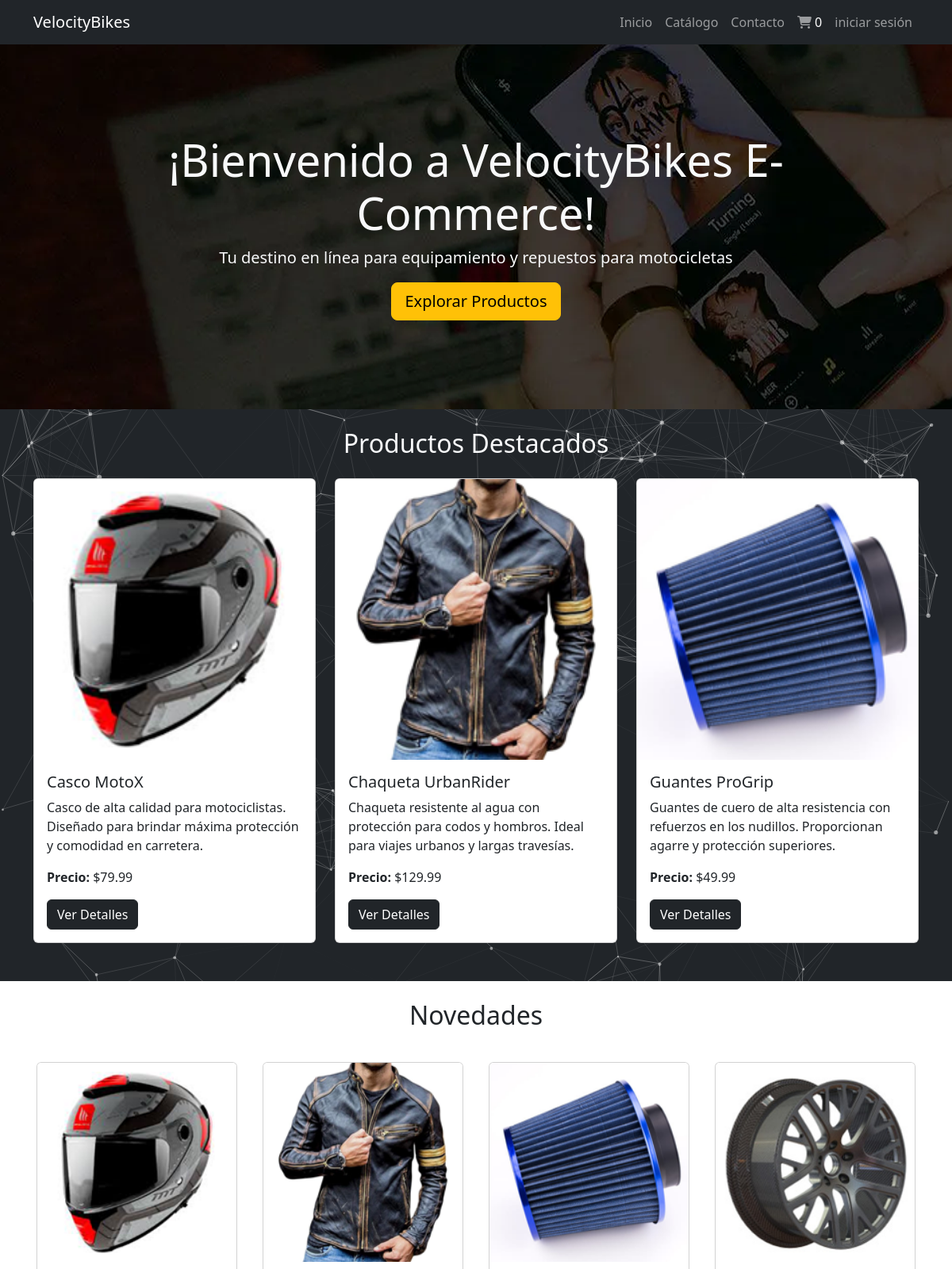
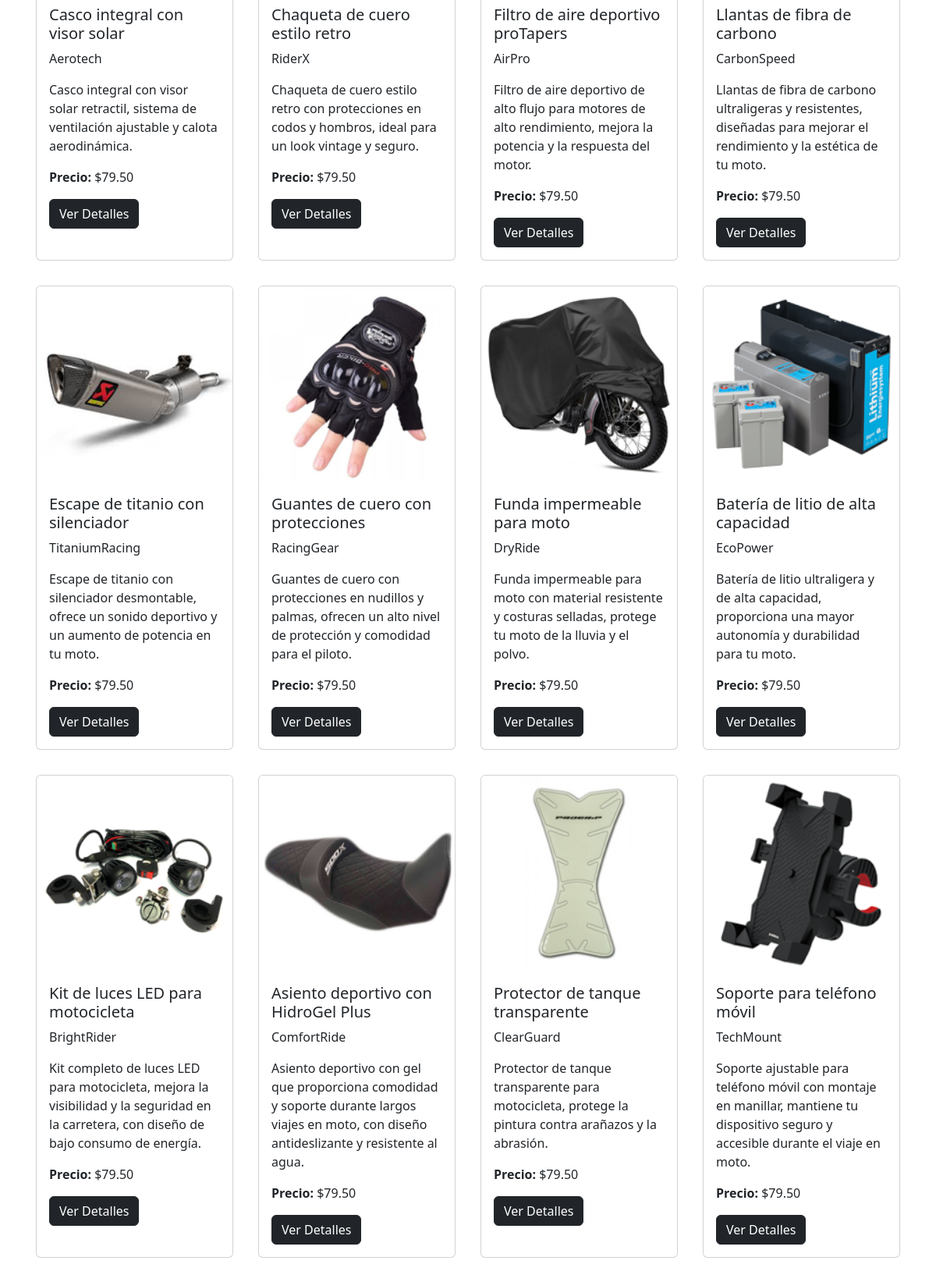
The page / (upper part) on the database its author committed (2 pictures, top to bottom).
### tables this page shows
CREATE TABLE `productos` (
  `id` int(11) NOT NULL,
  `nombre` varchar(255) DEFAULT NULL,
  `marca` varchar(255) DEFAULT NULL,
  `anio_lanzamiento` int(4) DEFAULT NULL,
  `descripcion` varchar(255) DEFAULT NULL,
  `descripcion_larga` text DEFAULT NULL,
  `material` varchar(255) DEFAULT NULL,
  `talle_disponible` varchar(255) DEFAULT NULL,
  `color_disponible` varchar(255) DEFAULT NULL,
  `cantidad_disponible` int(11) DEFAULT NULL,
  `imagen` varchar(255) DEFAULT NULL,
  `categoria` varchar(255) DEFAULT NULL,
  `precio` decimal(10,2) DEFAULT NULL
);

### class/Productos.php (called while the page is built, shortened)
<?php
class Productos
{
   public function traer_catalogo(): array
   {
      $conexion = new Conexion();
      $db = $conexion->getConexion();
      $sql = "SELECT * FROM productos";
      $stmt = $db->prepare($sql);
      $stmt->execute();
      $catalogo = [];
      while ($row = $stmt->fetch(PDO::FETCH_ASSOC)) {
         $productos = new self();
         $productos->id = $row['id'];
         $productos->nombre = $row['nombre'];
         $productos->marca = $row['marca'];
         $productos->anio_lanzamiento = $row['anio_lanzamiento'];
         $productos->descripcion = $row['descripcion'];
         $productos->descripcion_larga = $row['descripcion_larga'];
         $productos->material = $row['material'];
         $productos->talle_disponible = $row['talle_disponible'];
         $productos->color_disponible = $row['color_disponible'];
         $productos->cantidad_disponible = $row['cantidad_disponible'];
         $productos->imagen = $row['imagen'];
         $productos->categoria = $row['categoria'];
         $productos->precio = $row['precio'];
         $catalogo[] = $productos;
      }
      return $catalogo;
   }
}

### components/minimalCards.php (the view)
<div class="col-md-3 p-3">
  <div class="card h-100">
    <img src="<?php echo $producto->imagen ?>" class="card-img-top" alt="Productos">
    <div class="card-body">
      <h5 class="card-title"><?php echo $producto->nombre ?></h5>
      <p class="card-text"><?php echo $producto->marca ?></p>
      <p class="card-text"><?php echo $producto->descripcion ?></p>
      <p class="card-text"><strong>Precio:</strong> $79.50</p>
      <a href="./detalles.php?id=<?php echo $producto->id; ?>" class="btn btn-dark">Ver Detalles</a>
    </div>
  </div>
</div>

### index.php (shortened to what this page needs)
<!DOCTYPE html>
<html lang="es" data-bs-theme="auto">
<head>
  <link href="https://cdn.jsdelivr.net/npm/bootstrap@5.3.3/dist/css/bootstrap.min.css" rel="stylesheet">
  <link rel="stylesheet" href="https://cdn.jsdelivr.net/npm/@docsearch/css@3">
  <link rel="stylesheet" href="https://use.fontawesome.com/releases/v5.8.1/css/all.css">
  <link rel="stylesheet" href="./assets/css/mod.css">
  <link rel="stylesheet" href="https://cdnjs.cloudflare.com/ajax/libs/font-awesome/6.5.2/css/all.min.css" />
</head>
<body>
  <?php
  require 'components/navbar.php';
  include 'components/portada.php';
  include 'components/destacados.php';
  include 'components/novedades.php';
  include 'components/header.php';
  ?>
</body>
</html>

### components/navbar.php (shortened to what this page needs)
<header>
    <nav class="navbar navbar-expand-lg navbar-dark bg-dark">
        <div class="container">
            <a class="navbar-brand" href="index.php">VelocityBikes</a>
            <div class="collapse navbar-collapse" id="navbarNav">
                <ul class="navbar-nav ms-auto">
                    <li class="nav-item">
                        <a class="nav-link" href="./index.php">Inicio</a>
                    </li>
                    <li class="nav-item">
                        <a class="nav-link" href="./prods.php">Catálogo</a>
                    </li>
                    <li class="nav-item">
                        <a class="nav-link" href="./contact.php">Contacto</a>
                    </li>
                    <li class="nav-item">
                        <a class="nav-link" href="./vista_carrito.php"><i class="fas fa-cart-shopping"></i>
                            <span class="contador text-white" id="contador">
                                <?php echo isset($_SESSION['contador']) ? $_SESSION['contador'] : 0; ?>
                            </span>
                        </a>
                    </li>
                    <?php if (isset($_SESSION['id'])) { ?>
                        <li class="nav-item">
                            <a class="nav-link" href="./logout.php">Cerrar sesión</a>
                        </li>
                    <?php } else { ?>
                        <li class="nav-item">
                            <a class="nav-link" href="./login.php">iniciar sesión</a>
                        </li>
                    <?php } ?>
                </ul>
            </div>
        </div>
    </nav>
</header>

### components/portada.php (shortened to what this page needs)
<section class="jumbotron text-center portada">
  <div class="container text-light">
    <h1 class="display-4">¡Bienvenido a VelocityBikes E-Commerce!</h1>
    <p class="lead">Tu destino en línea para equipamiento y repuestos para motocicletas</p>
    <a href="./prods.php" class="btn btn-warning btn-lg">Explorar Productos</a>
  </div>
</section>

### components/destacados.php (shortened to what this page needs)
<div id="particles-js"></div>
<div class="py-4 bg-dark">
    <section class="container">
        <h2 class="text-center text-light mb-4">Productos Destacados</h2>
        <div class="row">
            <div class="col-md-4">
                <div class="card mb-4">
                    <img src="./assets/img/1.png" class="card-img-top" alt="Producto 1">
                    <div class="card-body">
                        <h5 class="card-title">Casco MotoX</h5>
                        <p class="card-text">Casco de alta calidad para motociclistas. Diseñado para brindar máxima protección y comodidad en carretera.</p>
                        <p class="card-text"><strong>Precio:</strong> $79.99</p>
                        <a href="./detalles.php?id=1" class="btn btn-dark">Ver Detalles</a>
                    </div>
                </div>
            </div>
            <div class="col-md-4">
                <div class="card mb-4">
                    <img src="./assets/img/2.png" class="card-img-top" alt="Producto 2">
                    <div class="card-body">
                        <h5 class="card-title">Chaqueta UrbanRider</h5>
                        <p class="card-text">Chaqueta resistente al agua con protección para codos y hombros. Ideal para viajes urbanos y largas travesías.</p>
                        <p class="card-text"><strong>Precio:</strong> $129.99</p>
                        <a href="./detalles.php?id=2" class="btn btn-dark">Ver Detalles</a>
                    </div>
                </div>
            </div>
            <div class="col-md-4">
                <div class="card mb-4">
                    <img src="./assets/img/3.png" class="card-img-top" alt="Producto 3">
                    <div class="card-body">
                        <h5 class="card-title">Guantes ProGrip</h5>
                        <p class="card-text">Guantes de cuero de alta resistencia con refuerzos en los nudillos. Proporcionan agarre y protección superiores.</p>
                        <p class="card-text"><strong>Precio:</strong> $49.99</p>
                        <a href="./detalles.php?id=3" class="btn btn-dark">Ver Detalles</a>
                    </div>
                </div>
            </div>
        </div>
    </section>
</div>

### components/novedades.php
<?php
include 'class/Productos.php';
$objetos = new Productos();
$miCatalogo = $objetos->traer_catalogo();
?>
<section class="container py-4">
  <h2 class="text-center mb-4">Novedades</h2>
  <div class="row">
    <?php
    foreach ($miCatalogo as $producto) {
      include 'components/minimalCards.php';
    }
    ?>
  </div>
</section>

### components/header.php (shortened to what this page needs)
</body>

### index.php (style rules this page uses)
* { z-index: 99; }

### components/portada.php (style rules this page uses)
.portada { background-image: url(./assets/img/bg-1.png); width: 100%; height: 100%; padding: 7rem; position: relative; z-index: 8; }

### components/destacados.php (style rules this page uses)
#particles-js { position: fixed; top: 0; right: 0; height: 100%; width: 100%; z-index: 0; }

### rows shown on the page
productos: imagen (picture), nombre "Casco integral con visor solar", marca "Aerotech", descripcion "Casco integral con visor solar retractil, sistema de ventilación ajustable y calota aerodinámica."
productos: imagen (picture), nombre "Chaqueta de cuero estilo retro", marca "RiderX", descripcion "Chaqueta de cuero estilo retro con protecciones en codos y hombros, ideal para un look vintage y seguro."
productos: imagen (picture), nombre "Filtro de aire deportivo proTapers", marca "AirPro", descripcion "Filtro de aire deportivo de alto flujo para motores de alto rendimiento, mejora la potencia y la respuesta del motor."
productos: imagen (picture), nombre "Llantas de fibra de carbono", marca "CarbonSpeed", descripcion "Llantas de fibra de carbono ultraligeras y resistentes, diseñadas para mejorar el rendimiento y la estética de tu moto."
productos: imagen (picture), nombre "Escape de titanio con silenciador", marca "TitaniumRacing", descripcion "Escape de titanio con silenciador desmontable, ofrece un sonido deportivo y un aumento de potencia en tu moto."
productos: imagen (picture), nombre "Guantes de cuero con protecciones", marca "RacingGear", descripcion "Guantes de cuero con protecciones en nudillos y palmas, ofrecen un alto nivel de protección y comodidad para el piloto."
productos: imagen (picture), nombre "Funda impermeable para moto", marca "DryRide", descripcion "Funda impermeable para moto con material resistente y costuras selladas, protege tu moto de la lluvia y el polvo."
productos: imagen (picture), nombre "Batería de litio de alta capacidad", marca "EcoPower", descripcion "Batería de litio ultraligera y de alta capacidad, proporciona una mayor autonomía y durabilidad para tu moto."
productos: imagen (picture), nombre "Kit de luces LED para motocicleta", marca "BrightRider", descripcion "Kit completo de luces LED para motocicleta, mejora la visibilidad y la seguridad en la carretera, con diseño de bajo consumo de energía."
productos: imagen (picture), nombre "Asiento deportivo con HidroGel Plus", marca "ComfortRide", descripcion "Asiento deportivo con gel que proporciona comodidad y soporte durante largos viajes en moto, con diseño antideslizante y resistente al agua."
productos: imagen (picture), nombre "Protector de tanque transparente", marca "ClearGuard", descripcion "Protector de tanque transparente para motocicleta, protege la pintura contra arañazos y la abrasión."
productos: imagen (picture), nombre "Soporte para teléfono móvil", marca "TechMount", descripcion "Soporte ajustable para teléfono móvil con montaje en manillar, mantiene tu dispositivo seguro y accesible durante el viaje en moto."
